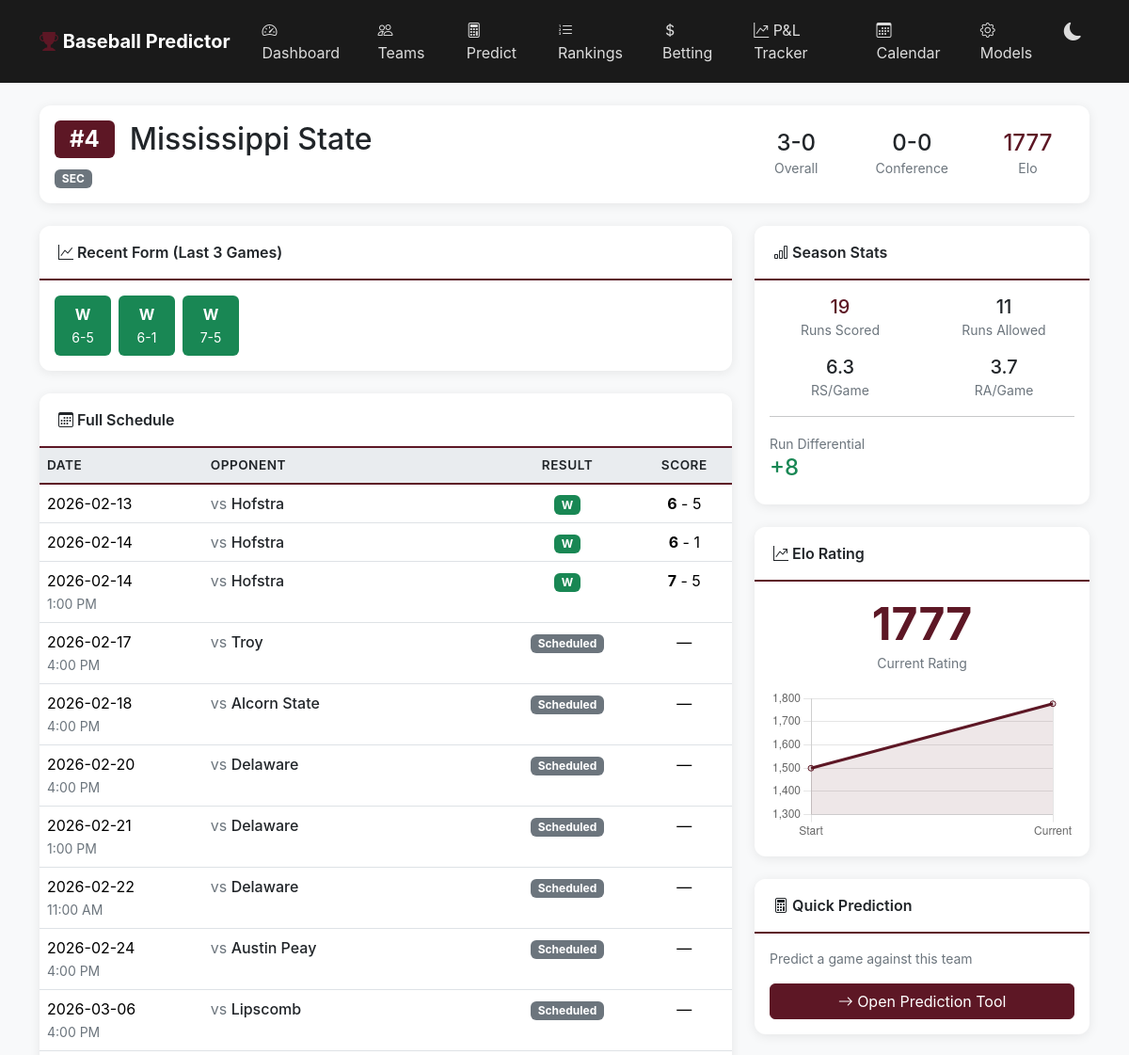
The app's page /team/mississippi-state (upper part), older data.
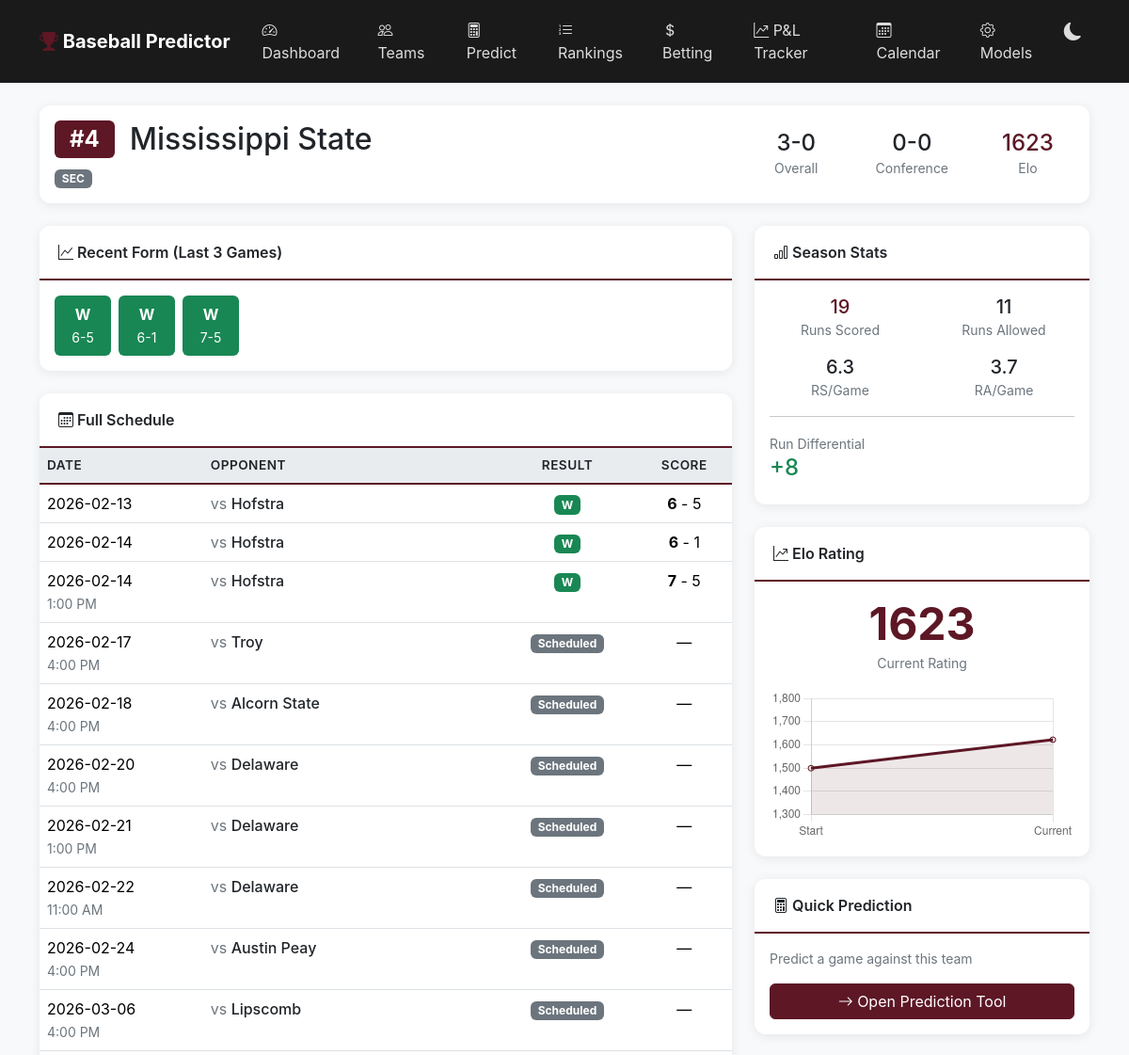
The same page, newer data.
### tables this page shows
CREATE TABLE elo_ratings (
                    team_id TEXT PRIMARY KEY,
                    rating REAL DEFAULT 1500,
                    games_played INTEGER DEFAULT 0,
                    updated_at TEXT DEFAULT CURRENT_TIMESTAMP
                );

### web/app.py (the view)
@app.route('/team/<team_id>')
def team_detail(team_id):
    team = get_team_detail(team_id)
    if not team:
        return render_template('404.html', message="Team not found"), 404
    pitcher_positions = ('P', 'RHP', 'LHP')
    pitchers = [p for p in team['roster'] if (p.get('position') or '') in pitcher_positions
                or (p.get('position') or '').startswith(('RHP', 'LHP'))]
    batters = [p for p in team['roster'] if p not in pitchers]
    completed_games = [g for g in team['schedule'] if g['status'] == 'final']
    recent_form = completed_games[-10:] if completed_games else []
    return render_template('team_detail.html',
                          team=team,
                          batters=batters,
                          pitchers=pitchers,
                          recent_form=recent_form)

### scripts/database.py (called while the page is built)
def get_connection():
    DB_PATH.parent.mkdir(parents=True, exist_ok=True)
    conn = sqlite3.connect(DB_PATH)
    conn.row_factory = sqlite3.Row  # Dict-like access
    return conn

def get_team_runs(team_id):
    conn = get_connection()
    c = conn.cursor()
    c.execute('''
        SELECT
            SUM(CASE WHEN home_team_id = ? THEN home_score ELSE away_score END) as runs_scored,
            SUM(CASE WHEN home_team_id = ? THEN away_score ELSE home_score END) as runs_allowed,
            COUNT(*) as games
        FROM games
        WHERE (home_team_id = ? OR away_team_id = ?)
        AND status = 'final'
    ''', (team_id, team_id, team_id, team_id))
    row = c.fetchone()
    conn.close()
    return {
        'team_id': team_id,
        'runs_scored': row['runs_scored'] or 0,
        'runs_allowed': row['runs_allowed'] or 0,
        'games': row['games'] or 0
    }

### web/templates/team_detail.html (shortened to what the changed rows need)
{% extends "base.html" %}
{% block content %}
<div class="card mb-4">
    <div class="card-body">
        <div class="row align-items-center">
            <div class="col-md-8">
                <div class="d-flex align-items-center gap-3">
                    <div>
                        <h1 class="h2 mb-0">{{ team.name }}</h1>
                    </div>
                </div>
            </div>
            <div class="col-md-4 text-md-end mt-3 mt-md-0">
                <div class="row text-center">
                    <div class="col-4">
                        <div class="h4 mb-0" style="color: var(--maroon);">
                            {{ (team.elo_rating or 1500)|round(0)|int }}
                        </div>
                        <small class="text-muted">Elo</small>
                    </div>
                </div>
            </div>
        </div>
    </div>
</div>
<div class="row">
    <div class="col-lg-8">
        <div class="card">
            <div class="card-body p-0">
                <div class="table-responsive">
                    <table class="table table-hover mb-0">
                        <thead>
                            <tr>
                                <th>Date</th>
                                <th>Opponent</th>
                                <th class="text-center">Result</th>
                                <th class="text-center">Score</th>
                            </tr>
                        </thead>
                    </table>
                </div>
            </div>
        </div>
    </div>
    <div class="col-lg-4">
        {% if team.elo_history %}
        <div class="card">
            <div class="card-header">
                <i class="bi bi-graph-up-arrow"></i> Elo Rating
            </div>
            <div class="card-body">
                <div class="text-center mb-3">
                    <div class="display-5 fw-bold" style="color: var(--maroon);">
                        {{ (team.elo_rating or 1500)|round(0)|int }}
                    </div>
                    <small class="text-muted">Current Rating</small>
                </div>
                <canvas id="eloChart" height="150"></canvas>
            </div>
        </div>
        {% endif %}
    </div>
</div>
{% endblock %}
{% block extra_js %}
<script>
{% if team.elo_history %}
// Simple Elo chart (would be more useful with actual history data)
const ctx = document.getElementById('eloChart').getContext('2d');
new Chart(ctx, {
    type: 'line',
    data: {
        labels: ['Start', 'Current'],
        datasets: [{
            label: 'Elo Rating',
            data: [1500, {{ team.elo_rating or 1500 }}],
            borderColor: '#5D1725',
            backgroundColor: 'rgba(93, 23, 37, 0.1)',
            fill: true,
            tension: 0.4
        }]
    },
    options: {
        responsive: true,
        plugins: {
            legend: { display: false }
        },
        scales: {
            y: {
                min: 1300,
                max: 1800
            }
        }
    }
});
{% endif %}
</script>
{% endblock %}

Row changes from the older to the newer data that the page shows:
changed elo_ratings: rating "1777" → "1623"
Text that changed along with them:
chart data {{ team.elo_rating or 1500 }}: 1777.4086336392795 → 1622.6
